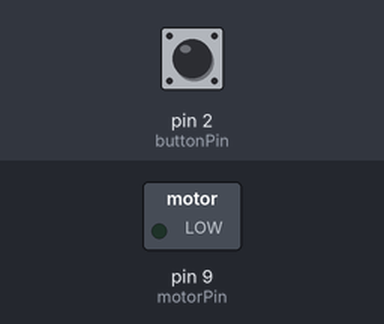
This sketch was run on a simulated Arduino Uno, built with avr-gcc and run on an emulated ATmega328P. On the bench: switched loads named in the sketch (green lamp = pin HIGH). The inputs (shaded band) are chosen by the test bench; at power-on: pin 2 (buttonPin) LOW.

Above: at 1.2 s.
1.3 s: pin 2 (buttonPin) pulled HIGH for 0.15 s
At 3.1 s:
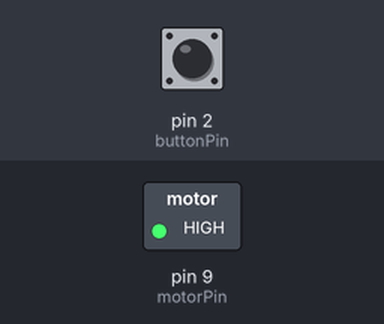
4.4 s: pin 2 (buttonPin) pulled HIGH for 1 s
At 6.8 s:
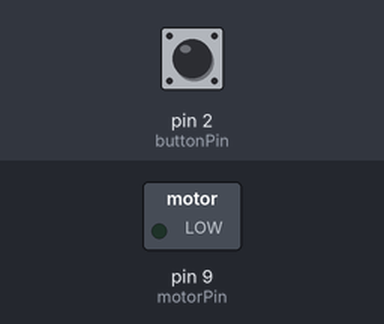
7.9 s: pin 2 (buttonPin) pulled HIGH for 3.2 s
At 9.7 s:
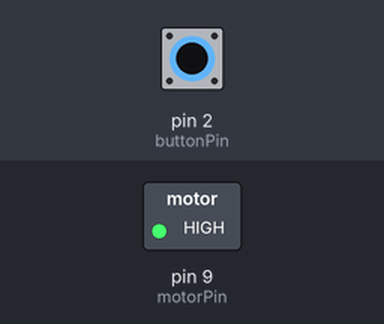
Timing chart, 0 to 11.4 s (numbered marks = the images above; inputs shaded):
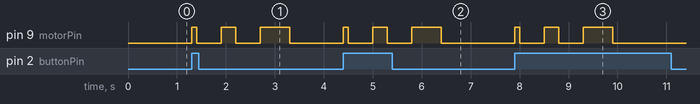

Measured:
- after the input at 1.3 s, pin 9 (motorPin): goes HIGH 0.10 s, LOW 0.50 s, HIGH 0.30 s, LOW 0.50 s, HIGH 0.60 s, then LOW, starting at once
- after the input at 4.4 s, pin 9 (motorPin): goes HIGH 0.10 s, LOW 0.50 s, HIGH 0.30 s, LOW 0.50 s, HIGH 0.60 s, then LOW, starting at once
- after the input at 7.9 s, pin 9 (motorPin): goes HIGH 0.10 s, LOW 0.50 s, HIGH 0.30 s, LOW 0.50 s, HIGH 0.60 s, then LOW, starting at once

The sketch:

ramping_buzz_pattern.ino
```cpp
// Ramping Buzz Pattern: Short, medium, long buzz when button is pressed

int motorPin = 9;         // Pin number for the motor
int buttonPin = 2;        // Pin number for the button

void setup() {
  pinMode(motorPin, OUTPUT);   // Set pin 9 as OUTPUT (controls the motor)
  pinMode(buttonPin, INPUT);   // Set pin 2 as INPUT (reads the button)
}

void loop() {
  if (digitalRead(buttonPin) == HIGH) {   // If the button is pressed
    // Short buzz
    digitalWrite(motorPin, HIGH);         // Motor ON
    delay(100);                           // Wait 0.1 second
    digitalWrite(motorPin, LOW);          // Motor OFF
    delay(500);                           // Wait 0.1 second

    // Medium buzz
    digitalWrite(motorPin, HIGH);         // Motor ON
    delay(300);                           // Wait 0.3 second
    digitalWrite(motorPin, LOW);          // Motor OFF
    delay(500);                           // Wait 0.1 second

    // Long buzz
    digitalWrite(motorPin, HIGH);         // Motor ON
    delay(600);                           // Wait 0.6 second
    digitalWrite(motorPin, LOW);          // Motor OFF
    delay(500);                           // Wait 0.3 second

    // Wait for button release to avoid repeated triggers
    while (digitalRead(buttonPin) == HIGH) { delay(10); }
  }
}
```
